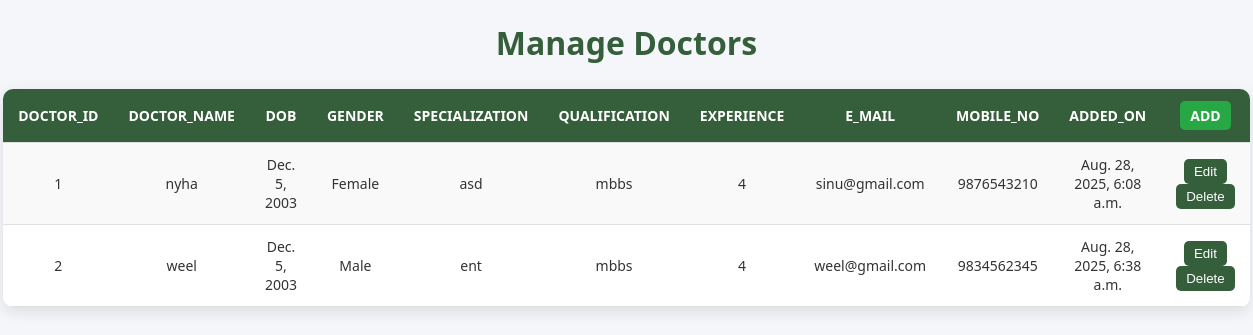
/ManageDoctor, run on an earlier commit of the app's database.
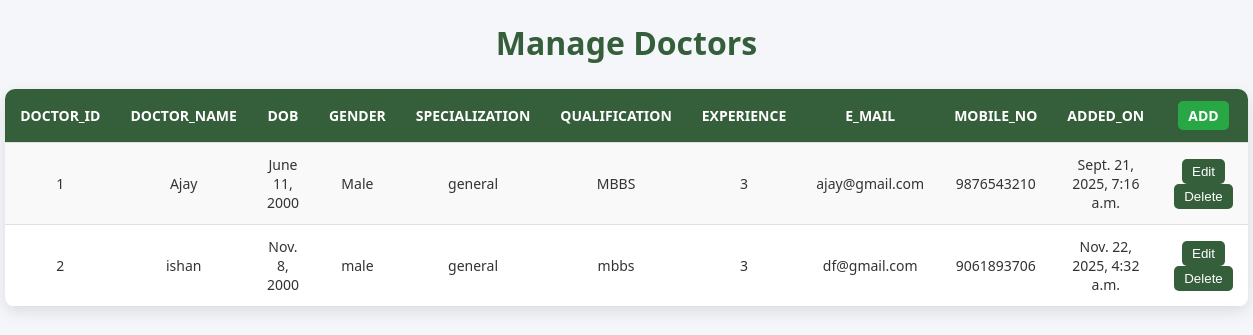
And on a later commit of the database.
### healthapp/models.py (models this page shows)
class DoctorTable(models.Model):
    UserName = models.CharField(max_length=30,blank=True,null=True)
    DOB = models.DateField(null=True,blank=True)
    Gender = models.CharField(max_length=10,blank=True,null=True)
    Specialization = models.CharField(max_length=80,blank=True,null=True)
    Qualification = models.CharField(max_length=80,blank=True,null=True)
    Experience_year = models.IntegerField(blank=True,null=True)
    E_mail = models.CharField(max_length=80,blank=True,null=True)
    Phone = models.BigIntegerField(blank=True,null=True)
    HOSPITAL = models.ForeignKey(HospitalTable,on_delete=models.CASCADE,blank=True,null=True)
    LOGIN = models.ForeignKey(LoginTable,on_delete=models.CASCADE,blank=True,null=True)
    Added_on = models.DateTimeField(auto_now_add=True, blank=True,null=True)

### healthapp/views.py (the view)
# urls.py: path("ManageDoctor", ManageDoctor.as_view(), name="ManageDoctor"),
class ManageDoctor(View):
    def get(self,request):
        obj = DoctorTable.objects.all()
        return render(request, "Hospital/ManageDoctor.html",{'val':obj})

### templates/Hospital/ManageDoctor.html (shortened to what this page needs)
<!DOCTYPE html>
<html lang="en">
<head>
</head>
<body>
<h1>Manage Doctors</h1>
<table>
    <tr>
        <th>Doctor_id</th>
        <th>Doctor_Name</th>
        <th>DOB</th>
        <th>Gender</th>
        <th>Specialization</th>
        <th>Qualification</th>
        <th>Experience</th>
        <th>E_mail</th>
        <th>Mobile_No</th>
        <th>Added_On</th>
        <th><a href="AddDoctor" class="add-doctor">Add</a></th>
    </tr>
    {% for i in val %}
    <tr>
        <td>{{ forloop.counter }}</td>
        <td>{{ i.UserName }}</td>
        <td>{{ i.DOB }}</td>
        <td>{{ i.Gender }}</td>
        <td>{{ i.Specialization }}</td>
        <td>{{ i.Qualification  }}</td>
        <td>{{ i.Experience_year }}</td>
        <td>{{ i.E_mail }}</td>
        <td>{{ i.Phone }}</td>
        <td>{{ i.Added_on }}</td>
        <td>
            <a href="/EditDoctor/{{ i.id }}"><input type="button" value="Edit"></a>
            <a href="/DeleteDoctor/{{ i.LOGIN.id }}"><input type="button" value="Delete"></a>
        </td>
    </tr>
    {% endfor %}
</table>
</body>
</html>

What changed in the data, as far as the page shows it:
removed DoctorTable: UserName "nyha", DOB "Dec. 5, 2003", Gender "Female", Specialization "asd", Qualification "mbbs", Experience_year "4", E_mail "sinu@gmail.com", Phone "9876543210", Added_on "Aug. 28, 2025, 6:08 a.m."
removed DoctorTable: UserName "weel", DOB "Dec. 5, 2003", Gender "Male", Specialization "ent", Qualification "mbbs", Experience_year "4", E_mail "weel@gmail.com", Phone "9834562345", Added_on "Aug. 28, 2025, 6:38 a.m."
added DoctorTable: UserName "Ajay", DOB "June 11, 2000", Gender "Male", Specialization "general", Qualification "MBBS", Experience_year "3", E_mail "ajay@gmail.com", Phone "9876543210", Added_on "Sept. 21, 2025, 7:16 a.m."
added DoctorTable: UserName "ishan", DOB "Nov. 8, 2000", Gender "male", Specialization "general", Qualification "mbbs", Experience_year "3", E_mail "df@gmail.com", Phone "9061893706", Added_on "Nov. 22, 2025, 4:32 a.m."
